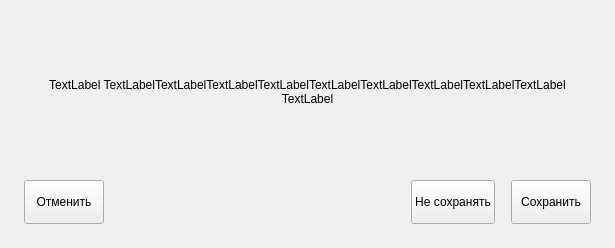
<?xml version="1.0" encoding="UTF-8"?>
<ui version="4.0">
 <class>TripleButtonsDialog</class>
 <widget class="QWidget" name="TripleButtonsDialog">
  <property name="geometry">
   <rect>
    <x>0</x>
    <y>0</y>
    <width>615</width>
    <height>248</height>
   </rect>
  </property>
  <property name="sizePolicy">
   <sizepolicy hsizetype="Fixed" vsizetype="Maximum">
    <horstretch>0</horstretch>
    <verstretch>0</verstretch>
   </sizepolicy>
  </property>
  <property name="windowTitle">
   <string>Form</string>
  </property>
  <layout class="QVBoxLayout" name="verticalLayout_2">
   <property name="spacing">
    <number>16</number>
   </property>
   <property name="sizeConstraint">
    <enum>QLayout::SetMaximumSize</enum>
   </property>
   <property name="leftMargin">
    <number>24</number>
   </property>
   <property name="topMargin">
    <number>20</number>
   </property>
   <property name="rightMargin">
    <number>24</number>
   </property>
   <property name="bottomMargin">
    <number>24</number>
   </property>
   <item>
    <widget class="QLabel" name="header">
     <property name="text">
      <string>TextLabel TextLabelTextLabelTextLabelTextLabelTextLabelTextLabelTextLabelTextLabelTextLabel TextLabel</string>
     </property>
     <property name="alignment">
      <set>Qt::AlignCenter</set>
     </property>
     <property name="wordWrap">
      <bool>true</bool>
     </property>
     <property name="margin">
      <number>0</number>
     </property>
    </widget>
   </item>
   <item>
    <layout class="QVBoxLayout" name="contentLayout"/>
   </item>
   <item>
    <layout class="QHBoxLayout" name="horizontalLayout">
     <property name="spacing">
      <number>16</number>
     </property>
     <property name="sizeConstraint">
      <enum>QLayout::SetMaximumSize</enum>
     </property>
     <property name="bottomMargin">
      <number>0</number>
     </property>
     <item>
      <widget class="QPushButton" name="cancelButton">
       <property name="sizePolicy">
        <sizepolicy hsizetype="Maximum" vsizetype="Fixed">
         <horstretch>0</horstretch>
         <verstretch>0</verstretch>
        </sizepolicy>
       </property>
       <property name="minimumSize">
        <size>
         <width>0</width>
         <height>44</height>
        </size>
       </property>
       <property name="autoFillBackground">
        <bool>true</bool>
       </property>
       <property name="text">
        <string>Отменить</string>
       </property>
       <property name="ButtonType" stdset="0">
        <string>Default</string>
       </property>
       <property name="Size" stdset="0">
        <string>L</string>
       </property>
       <property name="Variant" stdset="0">
        <string>outline</string>
       </property>
      </widget>
     </item>
     <item>
      <spacer name="horizontalSpacer">
       <property name="orientation">
        <enum>Qt::Horizontal</enum>
       </property>
       <property name="sizeHint" stdset="0">
        <size>
         <width>40</width>
         <height>20</height>
        </size>
       </property>
      </spacer>
     </item>
     <item>
      <widget class="QPushButton" name="noButton">
       <property name="sizePolicy">
        <sizepolicy hsizetype="Maximum" vsizetype="Fixed">
         <horstretch>0</horstretch>
         <verstretch>0</verstretch>
        </sizepolicy>
       </property>
       <property name="minimumSize">
        <size>
         <width>0</width>
         <height>44</height>
        </size>
       </property>
       <property name="autoFillBackground">
        <bool>true</bool>
       </property>
       <property name="text">
        <string>Не сохранять</string>
       </property>
       <property name="ButtonType" stdset="0">
        <string>Default</string>
       </property>
       <property name="Size" stdset="0">
        <string>L</string>
       </property>
       <property name="Variant" stdset="0">
        <string>secondary</string>
       </property>
      </widget>
     </item>
     <item>
      <widget class="QPushButton" name="yesButton">
       <property name="enabled">
        <bool>true</bool>
       </property>
       <property name="sizePolicy">
        <sizepolicy hsizetype="Maximum" vsizetype="Fixed">
         <horstretch>0</horstretch>
         <verstretch>0</verstretch>
        </sizepolicy>
       </property>
       <property name="minimumSize">
        <size>
         <width>0</width>
         <height>44</height>
        </size>
       </property>
       <property name="autoFillBackground">
        <bool>true</bool>
       </property>
       <property name="text">
        <string>Сохранить</string>
       </property>
       <property name="Variant" stdset="0">
        <string>primary</string>
       </property>
       <property name="ButtonType" stdset="0">
        <string>Default</string>
       </property>
       <property name="Size" stdset="0">
        <string>L</string>
       </property>
      </widget>
     </item>
    </layout>
   </item>
  </layout>
 </widget>
 <resources/>
 <connections/>
</ui>
